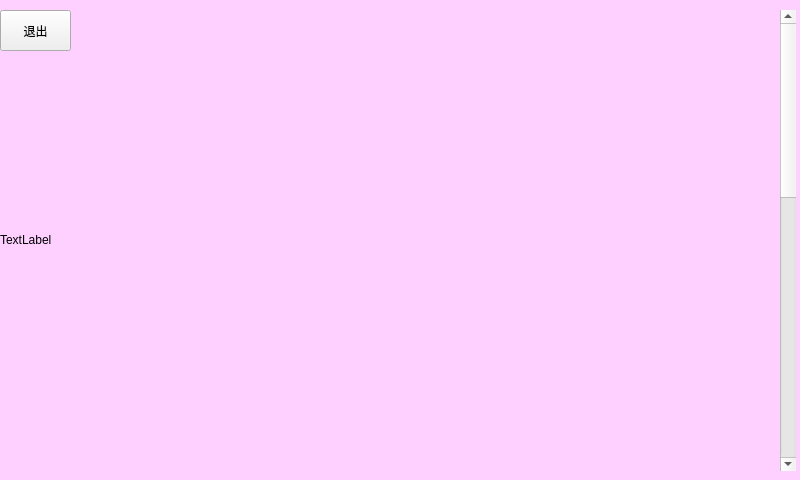
<?xml version="1.0" encoding="UTF-8"?>
<ui version="4.0">
 <class>BaiduMap</class>
 <widget class="QWidget" name="BaiduMap">
  <property name="geometry">
   <rect>
    <x>0</x>
    <y>0</y>
    <width>800</width>
    <height>480</height>
   </rect>
  </property>
  <property name="windowTitle">
   <string>Form</string>
  </property>
  <widget class="QLabel" name="mapLabel">
   <property name="geometry">
    <rect>
     <x>0</x>
     <y>0</y>
     <width>800</width>
     <height>480</height>
    </rect>
   </property>
   <property name="styleSheet">
    <string notr="true">QLabel#mapLabel{
background-color: rgb(253, 208, 255);
}</string>
   </property>
   <property name="text">
    <string>TextLabel</string>
   </property>
  </widget>
  <widget class="QToolButton" name="returnBtn">
   <property name="geometry">
    <rect>
     <x>0</x>
     <y>10</y>
     <width>71</width>
     <height>41</height>
    </rect>
   </property>
   <property name="text">
    <string>退出</string>
   </property>
   <property name="icon">
    <iconset theme="QIcon::ThemeIcon::DocumentRevert"/>
   </property>
   <property name="toolButtonStyle">
    <enum>Qt::ToolButtonStyle::ToolButtonTextBesideIcon</enum>
   </property>
   <property name="autoRaise">
    <bool>false</bool>
   </property>
   <property name="arrowType">
    <enum>Qt::ArrowType::NoArrow</enum>
   </property>
  </widget>
  <widget class="QScrollBar" name="mapSizeBar">
   <property name="geometry">
    <rect>
     <x>780</x>
     <y>10</y>
     <width>16</width>
     <height>461</height>
    </rect>
   </property>
   <property name="styleSheet">
    <string notr="true">color: qconicalgradient(cx:0, cy:0, angle:135, stop:0 rgba(255, 255, 0, 69), stop:0.375 rgba(255, 255, 0, 69), stop:0.423533 rgba(251, 255, 0, 145), stop:0.45 rgba(247, 255, 0, 208), stop:0.477581 rgba(255, 244, 71, 130), stop:0.518717 rgba(255, 218, 71, 130), stop:0.55 rgba(255, 255, 0, 255), stop:0.57754 rgba(255, 203, 0, 130), stop:0.625 rgba(255, 255, 0, 69), stop:1 rgba(255, 255, 0, 69));</string>
   </property>
   <property name="minimum">
    <number>3</number>
   </property>
   <property name="maximum">
    <number>18</number>
   </property>
   <property name="orientation">
    <enum>Qt::Orientation::Vertical</enum>
   </property>
  </widget>
 </widget>
 <resources/>
 <connections/>
</ui>
